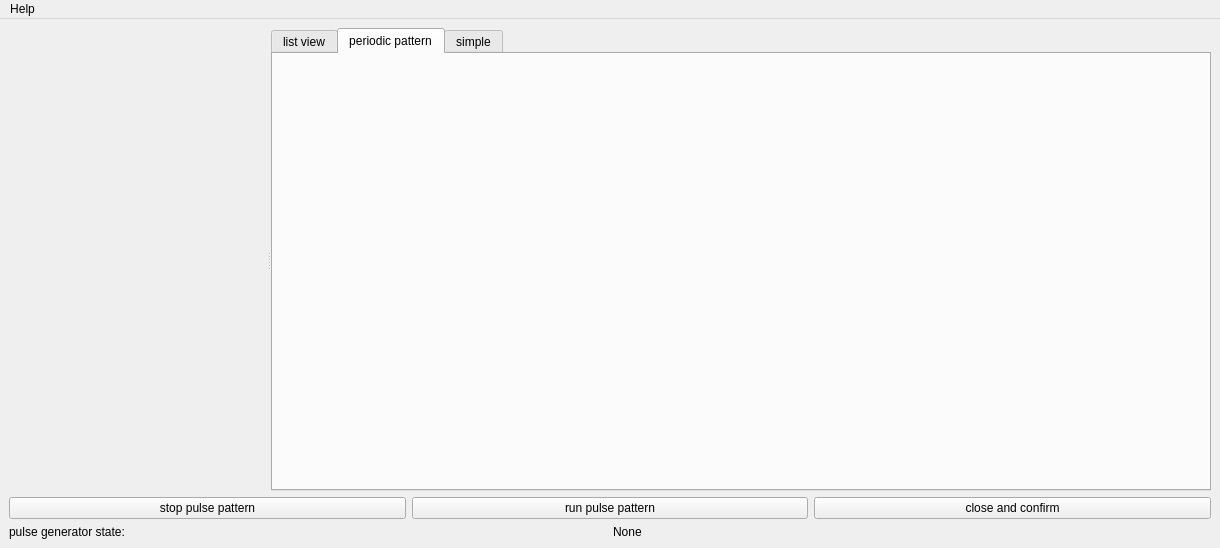
<?xml version="1.0" encoding="UTF-8"?>
<ui version="4.0">
 <class>PulsePatternWin</class>
 <widget class="QMainWindow" name="PulsePatternWin">
  <property name="geometry">
   <rect>
    <x>0</x>
    <y>0</y>
    <width>1220</width>
    <height>548</height>
   </rect>
  </property>
  <property name="windowTitle">
   <string>MainWindow</string>
  </property>
  <property name="locale">
   <locale language="English" country="UnitedStates"/>
  </property>
  <widget class="QWidget" name="centralwidget">
   <layout class="QVBoxLayout" name="verticalLayout">
    <item>
     <widget class="QSplitter" name="splitter">
      <property name="sizePolicy">
       <sizepolicy hsizetype="Expanding" vsizetype="MinimumExpanding">
        <horstretch>0</horstretch>
        <verstretch>0</verstretch>
       </sizepolicy>
      </property>
      <property name="orientation">
       <enum>Qt::Horizontal</enum>
      </property>
      <widget class="QWidget" name="widget_graph_view" native="true">
       <property name="sizePolicy">
        <sizepolicy hsizetype="Preferred" vsizetype="MinimumExpanding">
         <horstretch>0</horstretch>
         <verstretch>0</verstretch>
        </sizepolicy>
       </property>
      </widget>
      <widget class="QTabWidget" name="tabWidget_periodic_pattern">
       <property name="sizePolicy">
        <sizepolicy hsizetype="Expanding" vsizetype="MinimumExpanding">
         <horstretch>0</horstretch>
         <verstretch>0</verstretch>
        </sizepolicy>
       </property>
       <property name="currentIndex">
        <number>1</number>
       </property>
       <widget class="QWidget" name="tab_list_view">
        <attribute name="title">
         <string>list view</string>
        </attribute>
        <layout class="QVBoxLayout" name="verticalLayout_3">
         <item>
          <layout class="QHBoxLayout" name="horizontalLayout_2">
           <item>
            <widget class="QListWidget" name="listWidget_cmd_list"/>
           </item>
           <item>
            <layout class="QVBoxLayout" name="verticalLayout_2">
             <item>
              <widget class="QPushButton" name="pushButton_add_cmd">
               <property name="text">
                <string>add cmd</string>
               </property>
              </widget>
             </item>
             <item>
              <widget class="QPushButton" name="pushButton_remove_selected">
               <property name="text">
                <string>rem sel.</string>
               </property>
              </widget>
             </item>
             <item>
              <widget class="QPushButton" name="pushButton_load_txt">
               <property name="text">
                <string>load .txt</string>
               </property>
              </widget>
             </item>
             <item>
              <widget class="QPushButton" name="pushButton_save_txt">
               <property name="text">
                <string>save .txt</string>
               </property>
              </widget>
             </item>
             <item>
              <spacer name="verticalSpacer">
               <property name="orientation">
                <enum>Qt::Vertical</enum>
               </property>
               <property name="sizeHint" stdset="0">
                <size>
                 <width>20</width>
                 <height>40</height>
                </size>
               </property>
              </spacer>
             </item>
            </layout>
           </item>
          </layout>
         </item>
        </layout>
       </widget>
       <widget class="QWidget" name="tab_periodic_pattern">
        <attribute name="title">
         <string>periodic pattern</string>
        </attribute>
        <layout class="QHBoxLayout" name="horizontalLayout_4"/>
       </widget>
       <widget class="QWidget" name="tab_simple">
        <attribute name="title">
         <string>simple</string>
        </attribute>
        <layout class="QHBoxLayout" name="horizontalLayout_5"/>
       </widget>
      </widget>
     </widget>
    </item>
    <item>
     <layout class="QHBoxLayout" name="horizontalLayout">
      <item>
       <widget class="QPushButton" name="pushButton_stop">
        <property name="text">
         <string>stop pulse pattern</string>
        </property>
       </widget>
      </item>
      <item>
       <widget class="QPushButton" name="pushButton_run_pattern">
        <property name="text">
         <string>run pulse pattern</string>
        </property>
       </widget>
      </item>
      <item>
       <widget class="QPushButton" name="pushButton_close">
        <property name="text">
         <string>close and confirm</string>
        </property>
       </widget>
      </item>
     </layout>
    </item>
    <item>
     <layout class="QHBoxLayout" name="horizontalLayout_3">
      <item>
       <widget class="QLabel" name="label_2">
        <property name="sizePolicy">
         <sizepolicy hsizetype="Preferred" vsizetype="Fixed">
          <horstretch>0</horstretch>
          <verstretch>0</verstretch>
         </sizepolicy>
        </property>
        <property name="text">
         <string>pulse generator state:</string>
        </property>
       </widget>
      </item>
      <item>
       <widget class="QLabel" name="label_ppg_state">
        <property name="sizePolicy">
         <sizepolicy hsizetype="Preferred" vsizetype="Fixed">
          <horstretch>0</horstretch>
          <verstretch>0</verstretch>
         </sizepolicy>
        </property>
        <property name="text">
         <string>None</string>
        </property>
       </widget>
      </item>
     </layout>
    </item>
   </layout>
  </widget>
  <widget class="QMenuBar" name="menuBar">
   <property name="geometry">
    <rect>
     <x>0</x>
     <y>0</y>
     <width>1220</width>
     <height>21</height>
    </rect>
   </property>
   <widget class="QMenu" name="menuHelp">
    <property name="title">
     <string>Help</string>
    </property>
    <addaction name="actionHelp"/>
   </widget>
   <addaction name="menuHelp"/>
  </widget>
  <action name="actionHelp">
   <property name="text">
    <string>help</string>
   </property>
   <property name="shortcut">
    <string>F1</string>
   </property>
  </action>
 </widget>
 <resources/>
 <connections/>
</ui>
